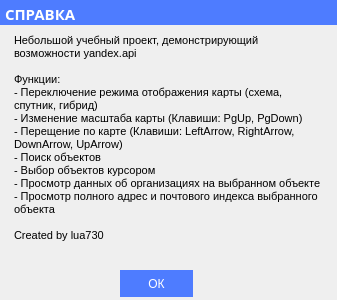
<?xml version="1.0" encoding="UTF-8"?>
<ui version="4.0">
 <class>Dialog</class>
 <widget class="QDialog" name="Dialog">
  <property name="geometry">
   <rect>
    <x>0</x>
    <y>0</y>
    <width>337</width>
    <height>300</height>
   </rect>
  </property>
  <property name="windowTitle">
   <string>Help</string>
  </property>
  <widget class="QGroupBox" name="groupBox_title">
   <property name="geometry">
    <rect>
     <x>0</x>
     <y>0</y>
     <width>341</width>
     <height>25</height>
    </rect>
   </property>
   <property name="styleSheet">
    <string notr="true">QGroupBox {
	color: white;
	border: 0px;
	background-color:rgb(78, 124, 255)
}</string>
   </property>
   <property name="title">
    <string/>
   </property>
   <widget class="QLabel" name="label_name">
    <property name="geometry">
     <rect>
      <x>5</x>
      <y>3</y>
      <width>81</width>
      <height>21</height>
     </rect>
    </property>
    <property name="font">
     <font>
      <family>Proxima Nova</family>
      <pointsize>12</pointsize>
      <weight>75</weight>
      <bold>true</bold>
     </font>
    </property>
    <property name="styleSheet">
     <string notr="true">QLabel {
	color: #FFF;
	background-color: rgba(255, 255, 255, 0);
}</string>
    </property>
    <property name="text">
     <string>&lt;html&gt;&lt;head/&gt;&lt;body&gt;&lt;p&gt;&lt;span style=&quot; font-size:11pt;&quot;&gt;СПРАВКА&lt;/span&gt;&lt;/p&gt;&lt;/body&gt;&lt;/html&gt;</string>
    </property>
   </widget>
  </widget>
  <widget class="QPushButton" name="pushButton_page3">
   <property name="geometry">
    <rect>
     <x>120</x>
     <y>270</y>
     <width>73</width>
     <height>27</height>
    </rect>
   </property>
   <property name="styleSheet">
    <string notr="true">QPushButton {
	border: 2px solid rgb(78, 124, 255);
	color: white;
	background-color: rgb(78, 124, 255);
}
QPushButton:pressed {
	background-color: rgb(68, 109, 223);
}</string>
   </property>
   <property name="text">
    <string>ОК</string>
   </property>
  </widget>
  <widget class="QTextEdit" name="textEdit">
   <property name="geometry">
    <rect>
     <x>10</x>
     <y>30</y>
     <width>321</width>
     <height>231</height>
    </rect>
   </property>
   <property name="mouseTracking">
    <bool>false</bool>
   </property>
   <property name="focusPolicy">
    <enum>Qt::NoFocus</enum>
   </property>
   <property name="contextMenuPolicy">
    <enum>Qt::NoContextMenu</enum>
   </property>
   <property name="styleSheet">
    <string notr="true">QTextEdit {
	border: 0px;
	background-color: rgba(255, 255, 255, 0);
}
QScrollBar:vertical {
     border: 2px solid rgba(170, 170, 255, 130);
     background-color: rgba(255, 255, 255, 0);
     width: 15px;
     margin: 0px 0 0px 0;
 }
 QScrollBar::handle:vertical {
     background: #87a7ff;
     min-height: 20px;
 }
 QScrollBar::sub-line:vertical {
     border: 0px;
     background-color: rgba(255, 255, 255, 0);
 }
 QScrollBar::add-line:vertical {
     border: 0px;
     background-color: rgba(255, 255, 255, 0);
 }
 QScrollBar::add-page:vertical, QScrollBar::sub-page:vertical {
     background: none;
 }
</string>
   </property>
   <property name="html">
    <string>&lt;!DOCTYPE HTML PUBLIC &quot;-//W3C//DTD HTML 4.0//EN&quot; &quot;http://www.w3.org/TR/REC-html40/strict.dtd&quot;&gt;
&lt;html&gt;&lt;head&gt;&lt;meta name=&quot;qrichtext&quot; content=&quot;1&quot; /&gt;&lt;style type=&quot;text/css&quot;&gt;
p, li { white-space: pre-wrap; }
&lt;/style&gt;&lt;/head&gt;&lt;body style=&quot; font-family:'MS Shell Dlg 2'; font-size:8.25pt; font-weight:400; font-style:normal;&quot;&gt;
&lt;p style=&quot; margin-top:0px; margin-bottom:0px; margin-left:0px; margin-right:0px; -qt-block-indent:0; text-indent:0px;&quot;&gt;Небольшой учебный проект, демонстрирующий возможности yandex.api&lt;/p&gt;
&lt;p style=&quot;-qt-paragraph-type:empty; margin-top:0px; margin-bottom:0px; margin-left:0px; margin-right:0px; -qt-block-indent:0; text-indent:0px;&quot;&gt;&lt;br /&gt;&lt;/p&gt;
&lt;p style=&quot; margin-top:0px; margin-bottom:0px; margin-left:0px; margin-right:0px; -qt-block-indent:0; text-indent:0px;&quot;&gt;Функции:&lt;/p&gt;
&lt;p style=&quot; margin-top:0px; margin-bottom:0px; margin-left:0px; margin-right:0px; -qt-block-indent:0; text-indent:0px;&quot;&gt;- Переключение режима отображения карты (схема, спутник, гибрид)&lt;/p&gt;
&lt;p style=&quot; margin-top:0px; margin-bottom:0px; margin-left:0px; margin-right:0px; -qt-block-indent:0; text-indent:0px;&quot;&gt;- Изменение масштаба карты (Клавиши: PgUp, PgDown)&lt;/p&gt;
&lt;p style=&quot; margin-top:0px; margin-bottom:0px; margin-left:0px; margin-right:0px; -qt-block-indent:0; text-indent:0px;&quot;&gt;- Перещение по карте (Клавиши: LeftArrow, RightArrow, DownArrow, UpArrow)&lt;/p&gt;
&lt;p style=&quot; margin-top:0px; margin-bottom:0px; margin-left:0px; margin-right:0px; -qt-block-indent:0; text-indent:0px;&quot;&gt;- Поиск объектов&lt;/p&gt;
&lt;p style=&quot; margin-top:0px; margin-bottom:0px; margin-left:0px; margin-right:0px; -qt-block-indent:0; text-indent:0px;&quot;&gt;- Выбор объектов курсором&lt;/p&gt;
&lt;p style=&quot; margin-top:0px; margin-bottom:0px; margin-left:0px; margin-right:0px; -qt-block-indent:0; text-indent:0px;&quot;&gt;- Просмотр данных об организациях на выбранном объекте&lt;/p&gt;
&lt;p style=&quot; margin-top:0px; margin-bottom:0px; margin-left:0px; margin-right:0px; -qt-block-indent:0; text-indent:0px;&quot;&gt;- Просмотр полного адрес и почтового индекса выбранного объекта&lt;/p&gt;
&lt;p style=&quot;-qt-paragraph-type:empty; margin-top:0px; margin-bottom:0px; margin-left:0px; margin-right:0px; -qt-block-indent:0; text-indent:0px;&quot;&gt;&lt;br /&gt;&lt;/p&gt;
&lt;p style=&quot; margin-top:0px; margin-bottom:0px; margin-left:0px; margin-right:0px; -qt-block-indent:0; text-indent:0px;&quot;&gt;Created by lua730&lt;/p&gt;&lt;/body&gt;&lt;/html&gt;</string>
   </property>
  </widget>
  <widget class="QLabel" name="label_secret">
   <property name="enabled">
    <bool>true</bool>
   </property>
   <property name="geometry">
    <rect>
     <x>400</x>
     <y>70</y>
     <width>301</width>
     <height>141</height>
    </rect>
   </property>
   <property name="text">
    <string/>
   </property>
   <property name="pixmap">
    <pixmap>sources/test.png</pixmap>
   </property>
   <property name="scaledContents">
    <bool>true</bool>
   </property>
  </widget>
 </widget>
 <resources/>
 <connections/>
</ui>
